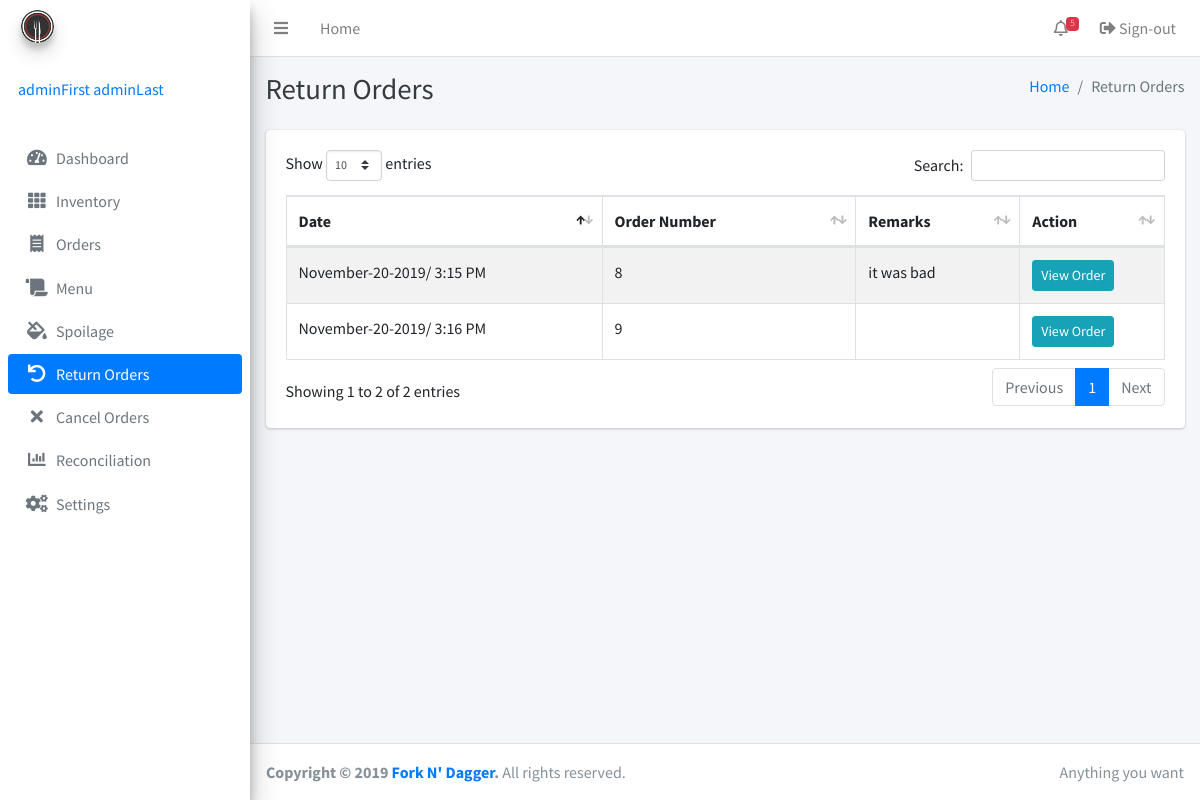
Page /returnorders.php (signed in) on the earlier database version.
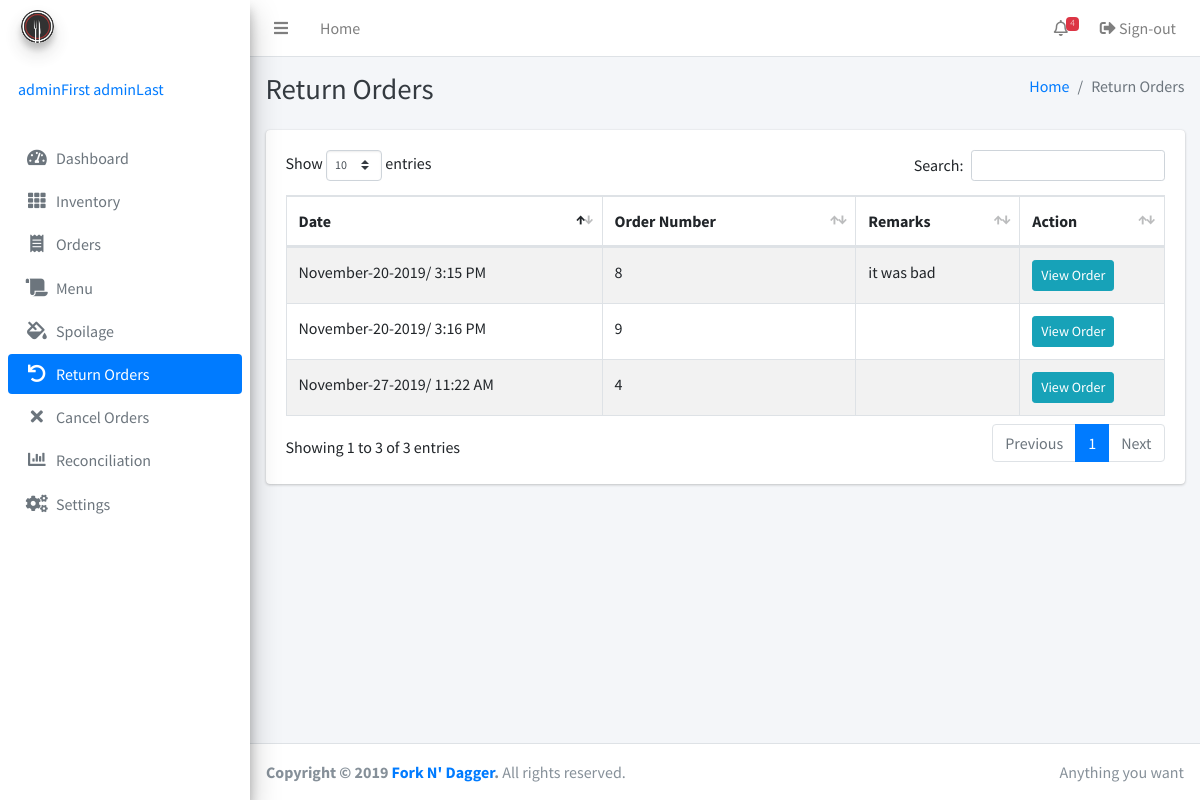
Same page on the later database version.
### tables this page shows
CREATE TABLE IF NOT EXISTS `orders` (
  `order_id` bigint(255) NOT NULL,
  `timestamp` timestamp(6) NULL DEFAULT NULL,
  `status` enum('Pending','Canceled','Returned','Delivered') DEFAULT NULL,
  `lastUpdatedStatus` timestamp(6) NULL DEFAULT NULL,
  `adminID` int(255) NOT NULL,
  PRIMARY KEY (`order_id`)
);

CREATE TABLE IF NOT EXISTS `ledger` (
  `id` bigint(255) NOT NULL AUTO_INCREMENT,
  `inventoryID` int(255) NOT NULL,
  `quantity` decimal(65,2) NOT NULL,
  `transaction` enum('Inventory','Order','Canceled','Returned','Spoilage') NOT NULL,
  `transactionID` bigint(255) DEFAULT NULL,
  `remarks` varchar(255) DEFAULT NULL,
  `timestamp` timestamp(6) NOT NULL,
  `adminID` int(255) NOT NULL,
  PRIMARY KEY (`id`)
);

### returnorders.php (the view, shortened to what the changed rows need)
<?php include 'inc/session.php'; ?>
<?php include 'inc/header.php'; ?>
<body class="hold-transition sidebar-mini">
<div class="wrapper">
<?php
include 'inc/navbar.php'; ?>
  <div class="content-wrapper">
    <div class="content-header">
      <div class="container-fluid">
        <div class="row mb-2">
          <div class="col-sm-6">
            <h1 class="m-0 text-dark">Return Orders</h1>
          </div>
        </div>
      </div>
    </div>
    <div class="content">
      <div class="container-fluid">
        <div class="row">
          <div class="col-12">
            <div class="card">
              <div class="card-body">
                <table class="table table-bordered table-striped display">
                  <thead>
                  <tr>
                    <th width="160">Date</th>
                    <th width="120">Order Number</th>
                    <th width="50">Remarks</th>
                    <th width="50">Action</th>
                  </tr>
                  </thead>
                  <tbody>
                  <?php
                  $getAllOrders = mysqli_query($conn, "SELECT * FROM `orders` join ledger on orders.order_id = ledger.transactionID where status = 'Returned' and ledger.transaction = 'Returned' group by orders.order_id");
                  while($row = mysqli_fetch_assoc($getAllOrders)) {
                  ?>
                    <tr>
                      <td><?php echo date('F-j-Y/ g:i A',strtotime($row['timestamp']));  ?></td>
                      <td><?php echo $row['order_id']; ?></td>
                      <td><?php echo $row['remarks']; ?></td>
                      <td>
                        <button type="button" class="btn btn-info btn-sm m-0" data-toggle="modal" data-target="#viewOrder<?php echo $row['order_id'] ?>">View Order</button>
                      </td>
                    </tr>
                  <?php
                  }
                  ?>
                  </tbody>
                </table>
              </div>
            </div>
          </div>
        </div>
      </div>
    </div>
  </div>
</div>
</body>
</html>

### inc/navbar.php (shortened to what the changed rows need)
<nav class="main-header navbar navbar-expand navbar-white navbar-light">
  <ul class="navbar-nav ml-auto">
    <li class="nav-item dropdown">
      <a class="nav-link" data-toggle="dropdown" href="#">
        <i class="far fa-bell"></i>
      <?php
      $result3 = mysqli_query($conn, "SELECT count(*) as counted FROM inventory where lowquantity >= quantity or quantity = 0");
       $row1 = mysqli_fetch_assoc($result3);
       $counted = $row1['counted'];
       echo '<span class="badge badge-danger navbar-badge">'.$counted.'</span>';
      ?>
      </a>
    </li>
  </ul>
</nav>

Differences in the rows shown:
now on this page (row edited): orders: ledger.timestamp "November-27-2019/ 11:22 AM", order_id "4"
Other differences:
$counted: "5" → "4"
text written by a page script: "Show entries Search: Showing 1 to 2 of 2 entries Previous 1 Next" → "Show entries Search: Showing 1 to 3 of 3 entries Previous 1 Next"
